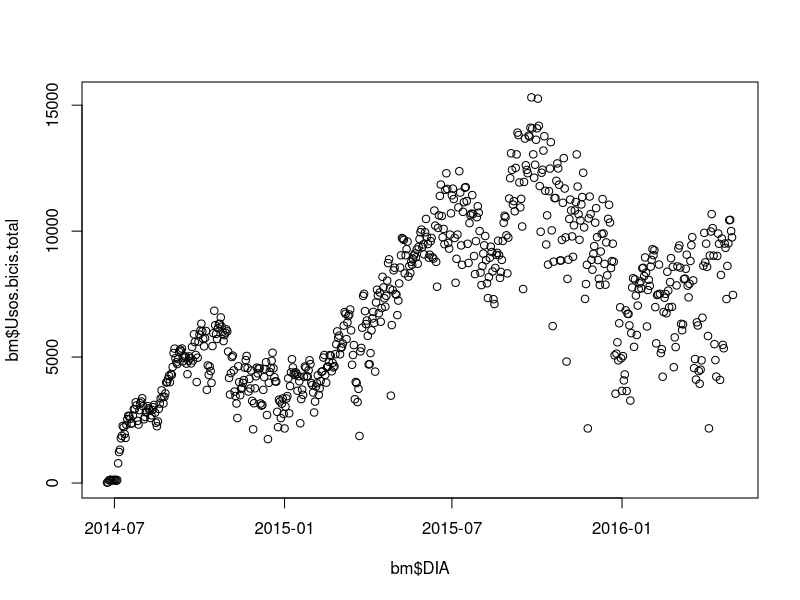
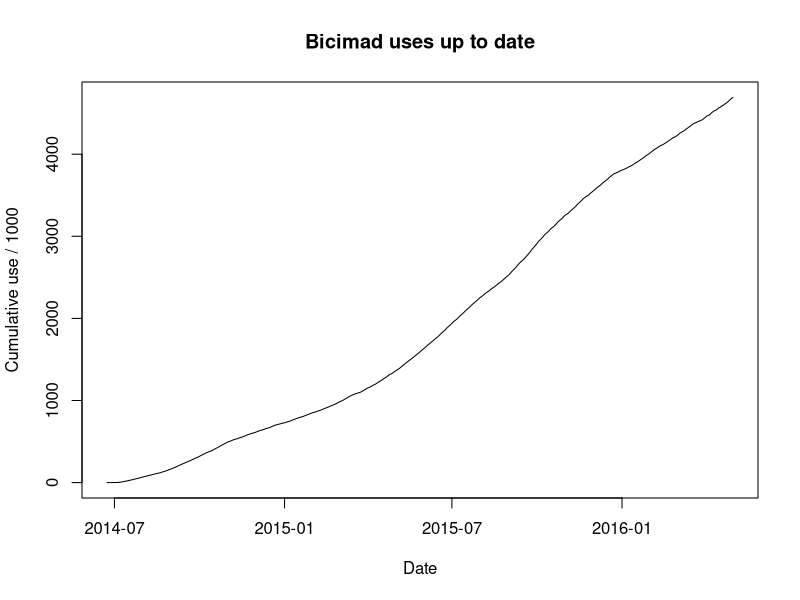
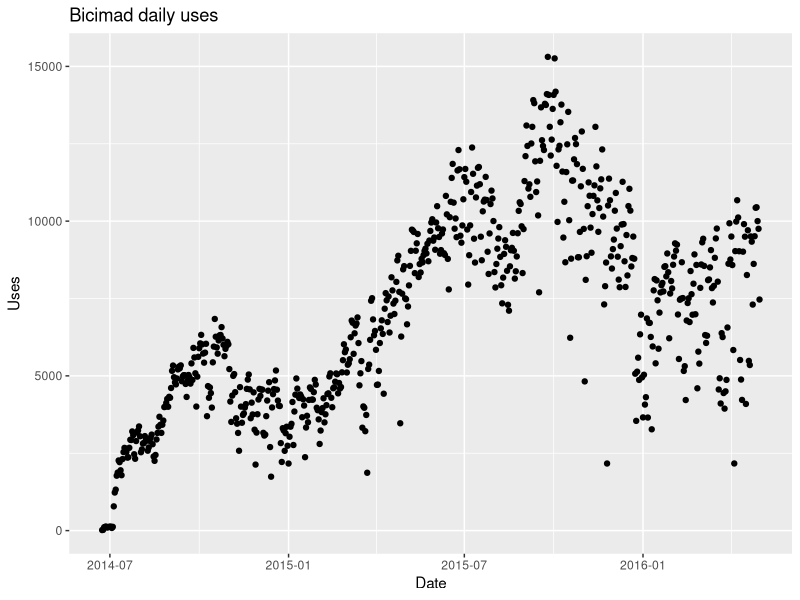
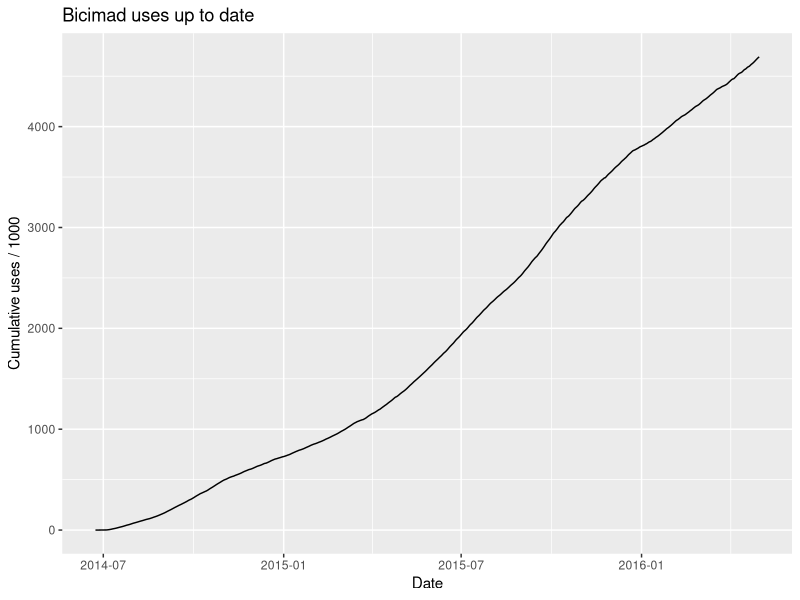

Reproduce these figures in R, in order.
#Tabla usos acumulados.csv was downloaded from http://datos.madrid.es/egob/catalogo/213155-3-bicimad-usos-usuarios.csv
#Preliminaries of table:
#1) From experience with datos.madrid.es, the encoding used is the csv is 'Latin-1'
#2) Upon inspection with light editor, the separator of the csv is ';'
#3) The first column is a date with format='%d/%m/%Y'
#4) Thousands are separated by dot.
#Lets read the csv, convert the first column to date format, remove the dot in the thousads separator, and plot the daily use as a function of the date

bm <- read.csv('Tabla usos acumulados.csv', sep = ';', encoding = 'Latin-1', colClasses="character")
bm[, 1] <- as.Date(bm[, 1], format='%d/%m/%Y')
bm$Usos.bicis.total <- as.numeric(gsub(".","", bm$Usos.bicis.total, fixed = TRUE))
summary(bm)

#Upon inspection of Usos.bicis.total, we find NA values. Lets eliminate them
bm <- bm[!is.na(bm$Usos.bicis.total), ]
plot(bm$DIA, bm$Usos.bicis.total)

#The previous plot shows interesting month trends. The overall use of the service increases,
#however, there are some monthly fluctuations probably related to the season.

#The evolution of the uses of bicimad can be observed nicely in the cumulative sum of the uses.
bm$cumsum <- cumsum(bm$Usos.bicis.total)
plot(bm$DIA, bm$cumsum/1000, main = "Bicimad uses up to date", xlab = 'Date', ylab = 'Cumulative use / 1000', type='l')

#Finally, personally, I do not like very much the default plots of R, thus I repeat both plots with the ggplot2 package
require(ggplot2)
ggplot(bm, aes(DIA, Usos.bicis.total)) + geom_point() +  ggtitle("Bicimad daily uses") + labs(x="Date",y="Uses")
ggplot(bm, aes(DIA, cumsum/1000)) + geom_line() +  ggtitle("Bicimad uses up to date") + labs(x="Date",y="Cumulative uses / 1000")
